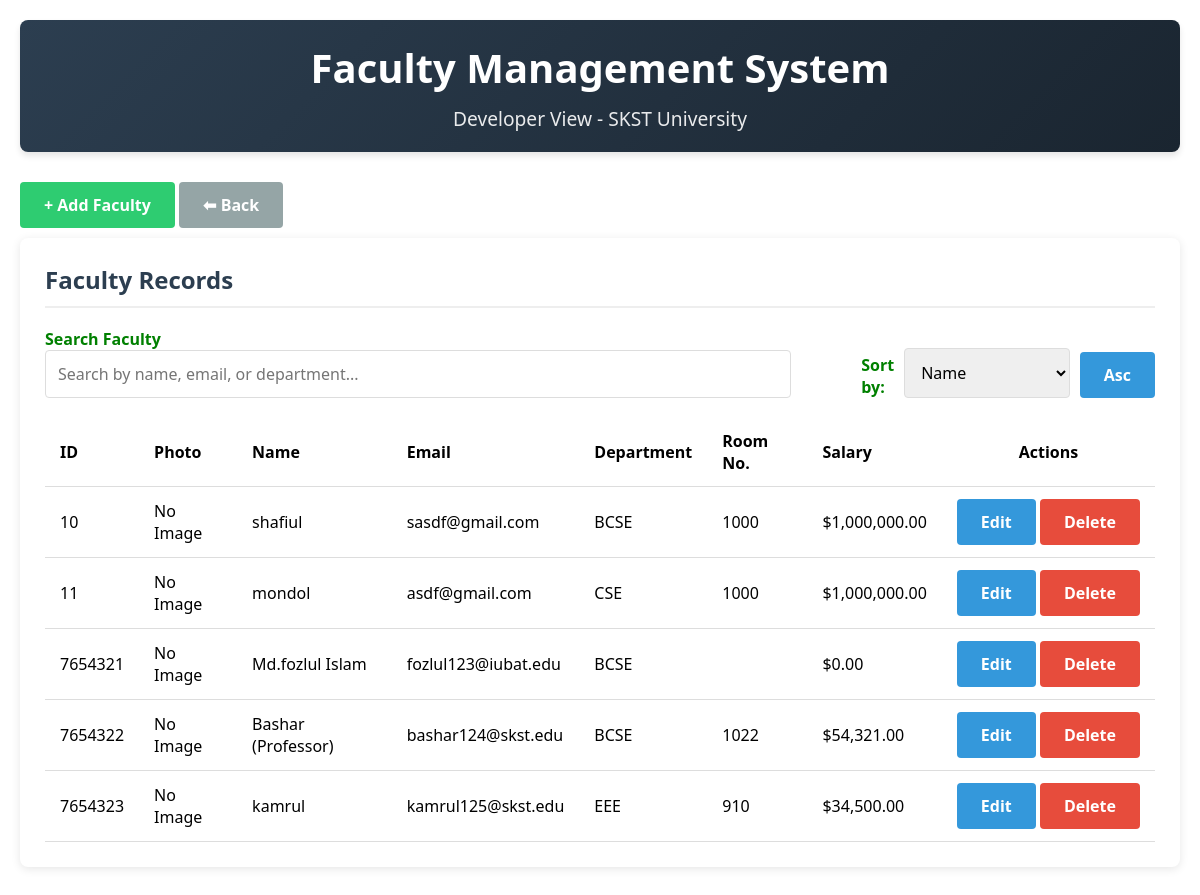
The page /faculty/dev_faculty.php on the database its author committed.
### tables this page shows
CREATE TABLE `faculty` (
  `faculty_id` int(11) NOT NULL,
  `name` varchar(100) DEFAULT NULL,
  `email` varchar(100) DEFAULT NULL,
  `password` varchar(100) DEFAULT NULL,
  `department` varchar(100) DEFAULT NULL,
  `address` varchar(255) DEFAULT NULL,
  `phone` varchar(20) DEFAULT NULL,
  `room_number` varchar(50) DEFAULT NULL,
  `salary` decimal(10,2) DEFAULT NULL,
  `last_login` datetime DEFAULT NULL,
  `profile_picture` varchar(255) DEFAULT NULL
);

### faculty/dev_faculty.php (the view, shortened to what this page needs)
<?php
$host = 'localhost';
$dbname = 'skst_university';
$username = 'root';
$password = '';
try {
    $pdo = new PDO("mysql:host=$host;dbname=$dbname;charset=utf8", $username, $password);
    $pdo->setAttribute(PDO::ATTR_ERRMODE, PDO::ERRMODE_EXCEPTION);
} catch(PDOException $e) {
    die("Connection failed: " . $e->getMessage());
}
$search = $_GET['search'] ?? '';
$sort = $_GET['sort'] ?? 'faculty_id';
$order = $_GET['order'] ?? 'ASC';
$sql = "SELECT * FROM faculty WHERE name LIKE :search OR email LIKE :search OR department LIKE :search ORDER BY $sort $order";
$stmt = $pdo->prepare($sql);
$stmt->execute(['search' => "%$search%"]);
$faculty = $stmt->fetchAll(PDO::FETCH_ASSOC);
?>
<!DOCTYPE html>
<html lang="en">
<head>
</head>
<body>
    <div class="container">
        <header>
            <h1>Faculty Management System</h1>
            <p class="subtitle">Developer View - SKST University</p>
        </header>
        <button id="toggleFormBtn" class="btn btn-primary" style="margin-bottom: 10px; background:#2ecc71">+ Add Faculty</button>
        <button class="btn btn-secondary" onclick="history.back()">⬅ Back</button>
        <div class="card">
            <h2 class="card-title">Faculty Records</h2>
            <div class="search-sort">
                <div class="search-box">
                    <form method="GET">
                        <label for="search">Search Faculty</label>
                        <input type="text" id="search" name="search" placeholder="Search by name, email, or department..." value="<?php echo htmlspecialchars($search); ?>">
                    </form>
                </div>
                <div class="sort-options">
                    <label for="sort">Sort by:</label>
                    <select id="sort" onchange="window.location.href='?search=<?php echo urlencode($search); ?>&sort='+this.value+'&order=<?php echo $order === 'ASC' ? 'DESC' : 'ASC'; ?>'">
                        <option value="name" <?php echo $sort === 'name' ? 'selected' : ''; ?>>Name</option>
                    </select>
                    <button class="btn" onclick="window.location.href='?search=<?php echo urlencode($search); ?>&sort=<?php echo $sort; ?>&order=<?php echo $order === 'ASC' ? 'DESC' : 'ASC'; ?>'">
                        <?php echo $order === 'ASC' ? 'Asc' : 'Desc'; ?>
                    </button>
                </div>
            </div>
            <table>
                <thead>
                    <tr>
                        <th>ID</th>
                        <th>Photo</th>
                        <th>Name</th>
                        <th>Email</th>
                        <th>Department</th>
                        <th>Room No.</th>
                        <th>Salary</th>
                        <th style="text-align:center">Actions</th>
                    </tr>
                </thead>
                <tbody>
                    <?php if (count($faculty) > 0): ?>
                        <?php foreach ($faculty as $f): ?>
                            <tr>
                                <td><?php echo $f['faculty_id']; ?></td>
                                <td>
                                    <?php if ($f['profile_picture']): ?>
                                        <img src="<?php echo $f['profile_picture']; ?>" alt="Profile Picture" class="profile-picture" onclick="viewProfilePicture('<?php echo $f['profile_picture']; ?>')">
                                    <?php else: ?>
                                        <span>No Image</span>
                                    <?php endif; ?>
                                </td>
                                <td><?php echo htmlspecialchars($f['name']); ?></td>
                                <td><?php echo htmlspecialchars($f['email']); ?></td>
                                <td><?php echo htmlspecialchars($f['department']); ?></td>
                                <td><?php echo htmlspecialchars($f['room_number']); ?></td>
                                <td>$<?php echo number_format($f['salary'], 2); ?></td>
                                <td class="actions-cell">
                                    <form method="POST">
                                        <button type="submit" class="btn">Edit</button>
                                    </form>
                                    <form method="POST" onsubmit="return confirm('Are you sure you want to delete this record?');">
                                        <button type="submit" class="btn btn-danger">Delete</button>
                                    </form>
                                </td>
                            </tr>
                        <?php endforeach; ?>
                    <?php else: ?>
                        <tr>
                            <td colspan="8" style="text-align: center;">No faculty records found.</td>
                        </tr>
                    <?php endif; ?>
                </tbody>
            </table>
        </div>
    </div>
</body>
</html>

### faculty/dev_faculty.php (style rules this page uses)
* { box-sizing: border-box; margin: 0; padding: 0; font-family: 'Segoe UI', Tahoma, Geneva, Verdana, sans-serif; }
.container { margin: 0 auto; padding: 20px; }
header { background: linear-gradient(135deg, #2c3e50, #1a2530); color: white; padding: 20px 0; text-align: center; border-radius: 8px; margin-bottom: 30px; box-shadow: 0 4px 6px rgba(0, 0, 0, 0.1); }
h1 { font-size: 2.5rem; margin-bottom: 10px; }
.subtitle { font-size: 1.2rem; opacity: 0.9; }
.card { background: white; border-radius: 8px; padding: 25px; margin-bottom: 30px; box-shadow: 0 2px 10px rgba(0, 0, 0, 0.1); }
.card-title { font-size: 1.5rem; margin-bottom: 20px; color: #2c3e50; border-bottom: 2px solid #eee; padding-bottom: 10px; }
input, select, textarea { width: 100%; padding: 12px; border: 1px solid #ddd; border-radius: 4px; font-size: 16px; transition: border 0.3s; }
.btn { display: inline-block; padding: 12px 24px; background: #3498db; color: white; border: none; border-radius: 4px; cursor: pointer; font-size: 16px; font-weight: 600; transition: background 0.3s; }
.btn-danger { background: #e74c3c; }
.btn-secondary { background: #95a5a6; }
.search-sort { display: flex; justify-content: space-between; margin-bottom: 20px; flex-wrap: wrap; column-gap: 50px; }
.search-box { flex: 1; min-width: 300px; margin-right: 20px; }
.sort-options { display: flex; align-items:self-end; gap: 10px; margin-top: 10px; }
label { color: green; font-weight: bold; }
table { width: 100%; border-collapse: collapse; margin-top: 20px; }
th, td { padding: 12px 15px; text-align: left; border-bottom: 1px solid #ddd; }
th { font-weight: 600; color: black; cursor: pointer; }
.actions-cell { white-space: nowrap; text-align: center; }
.actions-cell form { display: inline-block; }

### rows shown on the page
faculty: faculty_id "10", shows "No Image", name "shafiul", email "sasdf@gmail.com", department "BCSE", room_number "1000", salary "1,000,000.00"
faculty: faculty_id "11", shows "No Image", name "mondol", email "asdf@gmail.com", department "CSE", room_number "1000", salary "1,000,000.00"
faculty: faculty_id "7654321", shows "No Image", name "Md.fozlul Islam", email "fozlul123@iubat.edu", department "BCSE", salary "0.00"
faculty: faculty_id "7654322", shows "No Image", name "Bashar (Professor)", email "bashar124@skst.edu", department "BCSE", room_number "1022", salary "54,321.00"
faculty: faculty_id "7654323", shows "No Image", name "kamrul", email "kamrul125@skst.edu", department "EEE", room_number "910", salary "34,500.00"
